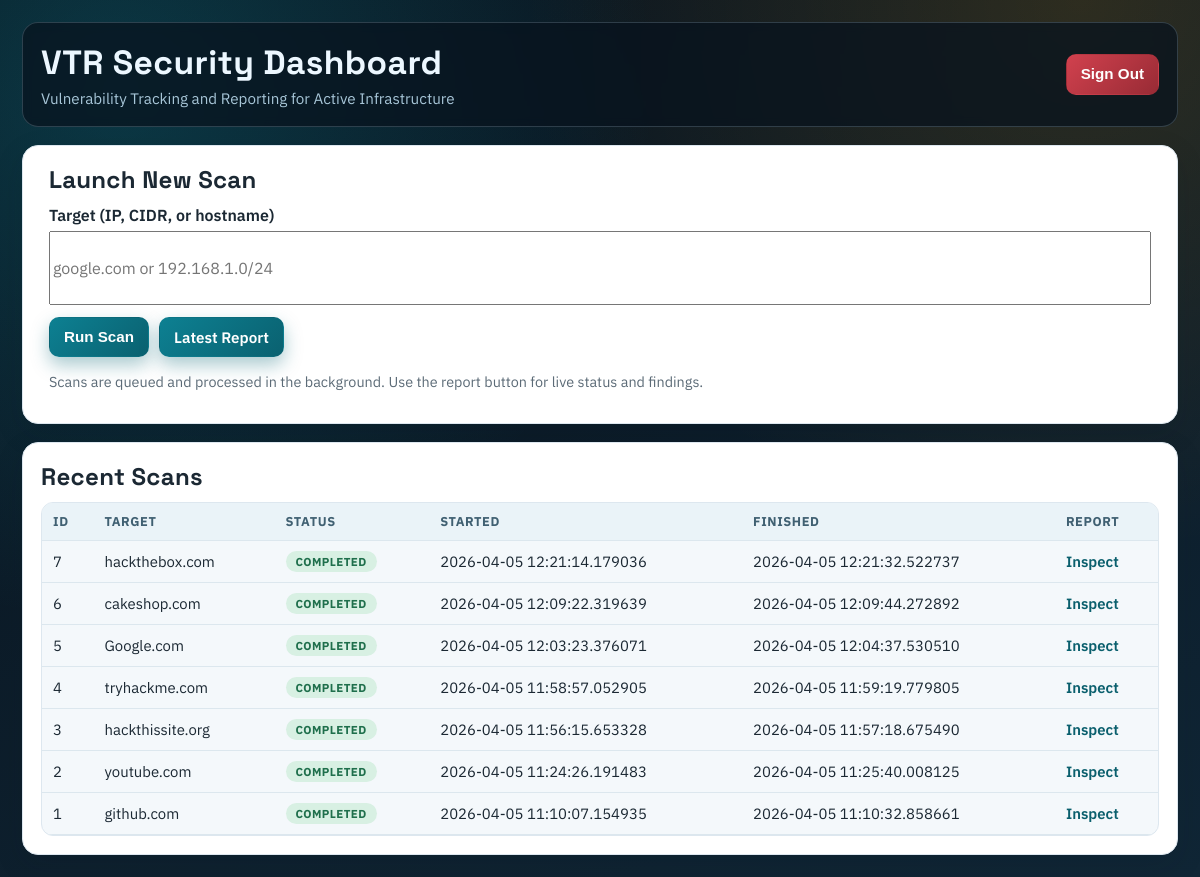
The page / (signed in) on the database as committed earlier.
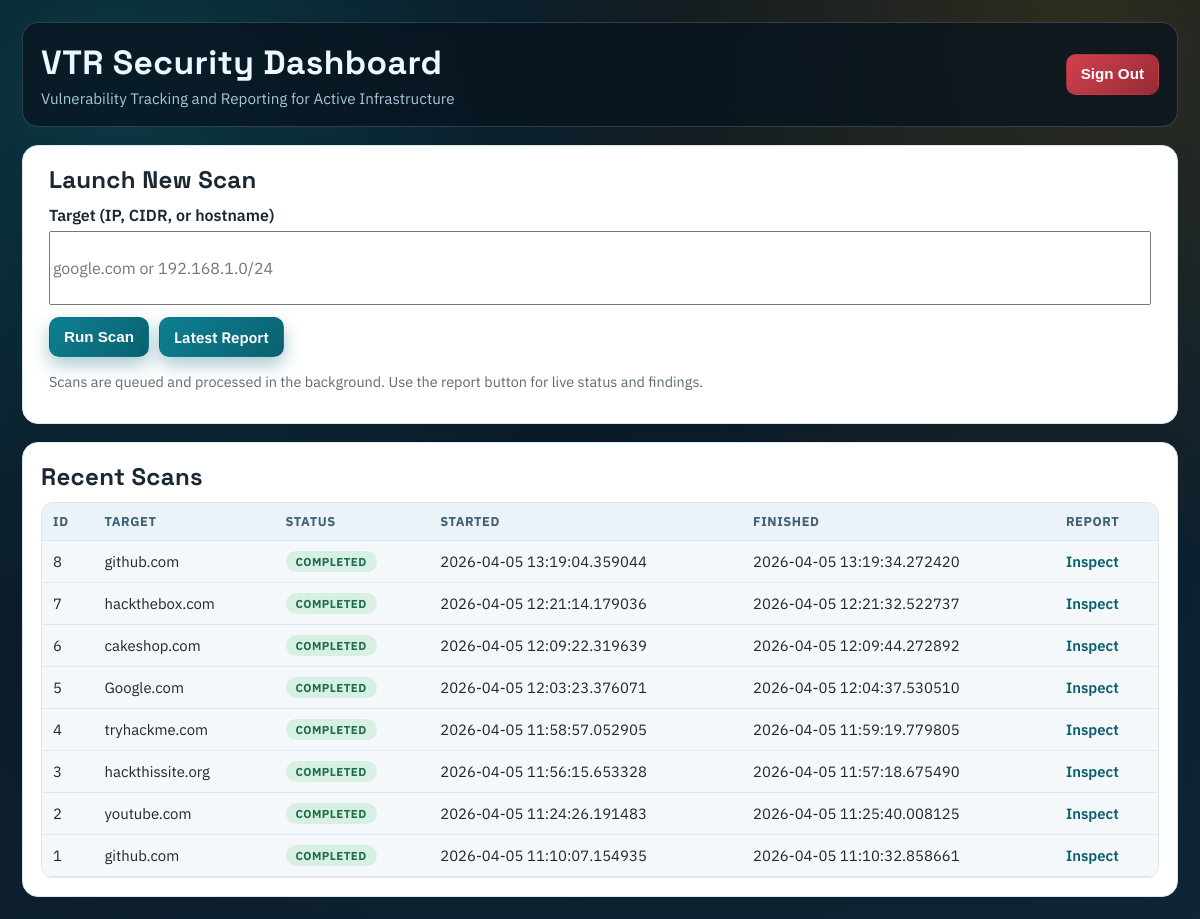
The same page on the database as committed later.
### app/models.py (models this page shows)
class Scan(db.Model):
    __tablename__ = "scans"
    id = db.Column(db.Integer, primary_key=True)
    target = db.Column(db.String(256), nullable=False)
    started_at = db.Column(db.DateTime, default=datetime.utcnow)
    finished_at = db.Column(db.DateTime, nullable=True)
    raw_xml = db.Column(db.Text, nullable=True)  # optional: keep xml for debugging
    hosts = db.relationship("Host", backref="scan", cascade="all, delete-orphan")
    findings = db.relationship("VulnerabilityFinding", backref="scan", cascade="all, delete-orphan")

### app/routes.py (the view, shortened to what this page needs)
@main.route("/", methods=["GET", "POST"])
@login_required
def home():
    if request.method == "GET":
        recent = Scan.query.order_by(Scan.started_at.desc()).limit(10).all()
        requested_scan_id = request.args.get("scan_id", type=int)
        preferred_scan_id = None
        if requested_scan_id is not None:
            requested_scan = Scan.query.get(requested_scan_id)
            if requested_scan is not None:
                preferred_scan_id = requested_scan.id
        if preferred_scan_id is None:
            for s in recent:
                if _scan_status(s) in {"queued", "running"}:
                    preferred_scan_id = s.id
                    break
        if preferred_scan_id is None:
            for s in recent:
                if _scan_status(s) == "completed":
                    preferred_scan_id = s.id
                    break
        recent_list = [
            {
                "id": s.id,
                "target": s.target,
                "started_at": s.started_at,
                "finished_at": s.finished_at,
                "status": _scan_status(s)
            }
            for s in recent
        ]
        return render_template(
            "home.html",
            recent_scans=recent_list,
            preferred_scan_id=preferred_scan_id,
        )

### app/routes.py (called while the page is built)
def _scan_status(scan):
    raw_xml = scan.raw_xml or ""
    if scan.finished_at is None:
        if raw_xml.startswith("STATUS:RUNNING"):
            return "running"
        return "queued"
    if "\n\nERROR:" in raw_xml or raw_xml.startswith("ERROR:"):
        return "failed"
    return "completed"

def _is_authenticated():
    return bool(session.get("authenticated"))

def login_required(view_func):
    @wraps(view_func)
    def wrapper(*args, **kwargs):
        if _is_authenticated():
            return view_func(*args, **kwargs)
        flash("Please sign in to continue", "danger")
        return redirect(url_for("main.login", next=request.path))
    return wrapper

### app/templates/home.html (shortened to what this page needs)
<!doctype html>
<html>
<head>
</head>
<body>
  <div class="layout">
    <header class="topbar">
      <div>
        <h1 class="title">VTR Security Dashboard</h1>
        <p class="subtitle">Vulnerability Tracking and Reporting for Active Infrastructure</p>
      </div>
      <form action="{{ url_for('main.logout') }}" method="post">
        <button class="signout" type="submit">Sign Out</button>
      </form>
    </header>
    <main class="shell">
      <section class="card scan-card">
        <h2>Launch New Scan</h2>
        <form id="scanForm" action="{{ url_for('main.home') }}" method="post">
          <div class="target-wrap">
            <label for="target">Target (IP, CIDR, or hostname)</label>
            <input id="target" name="target" placeholder="google.com or 192.168.1.0/24" required />
            <div class="actions">
              <button id="submitBtn" type="submit">Run Scan</button>
              {% if preferred_scan_id %}
                <a id="reportBtn" class="btn-link" href="{{ url_for('main.report', scan_id=preferred_scan_id) }}">Latest Report</a>
              {% else %}
                <a id="reportBtn" class="btn-link btn-disabled" href="#" aria-disabled="true">Latest Report</a>
              {% endif %}
            </div>
          </div>
        </form>
        <p class="muted small">Scans are queued and processed in the background. Use the report button for live status and findings.</p>
      </section>
      <section class="card">
        <h2>Recent Scans</h2>
        {% if recent_scans %}
          <div class="table-wrap">
            <table>
              <thead><tr><th>ID</th><th>Target</th><th>Status</th><th>Started</th><th>Finished</th><th>Report</th></tr></thead>
              <tbody>
                {% for s in recent_scans %}
                <tr>
                  <td>{{ s.id }}</td>
                  <td>{{ s.target }}</td>
                  <td><span class="status status-{{ s.status }}">{{ s.status }}</span></td>
                  <td>{{ s.started_at }}</td>
                  <td>{{ s.finished_at or "In progress" }}</td>
                  <td><a class="view-link" href="{{ url_for('main.report', scan_id=s.id) }}">Inspect</a></td>
                </tr>
                {% endfor %}
              </tbody>
            </table>
          </div>
        {% else %}
          <p class="muted">No scans yet. Start one above.</p>
        {% endif %}
      </section>
    </main>
  </div>
</body>
</html>

Rows that differ between the two databases and show on the page:
added Scan: id "8", target "github.com", status "COMPLETED", started_at "2026-04-05 13:19:04.359044", finished_at "2026-04-05 13:19:34.272420"
